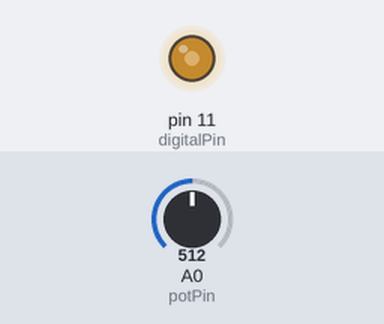
Bench run of a sketch on a simulated Arduino Uno, built with avr-gcc and run on an emulated ATmega328P. On the bench: output pins drawn as LEDs (lit = HIGH). The test bench sets the inputs (shaded band); at power-on: A0 (potPin) = 512.

Above: at 1.2 s.
1.3 s: A0 (potPin) set to 716
At 2.5 s:
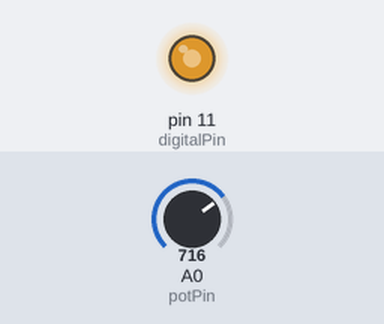
2.8 s: A0 (potPin) set to 900
At 3.9 s:
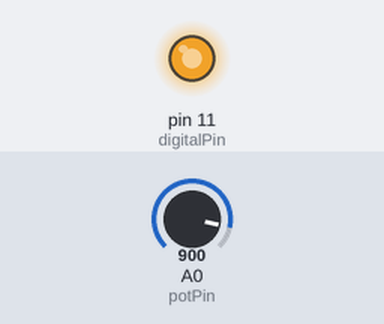
4.3 s: A0 (potPin) set to 245
At 5.2 s:
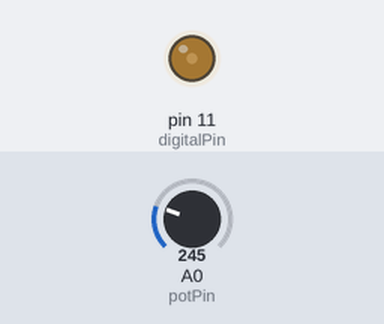
5.8 s: A0 (potPin) set to 0
At 6.5 s:
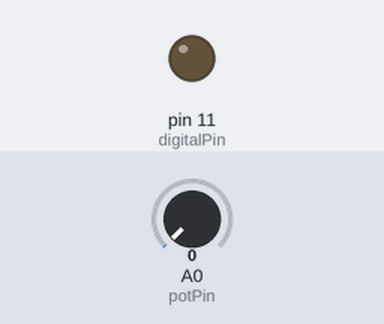
7.3 s: A0 (potPin) set to 511
At 7.8 s:
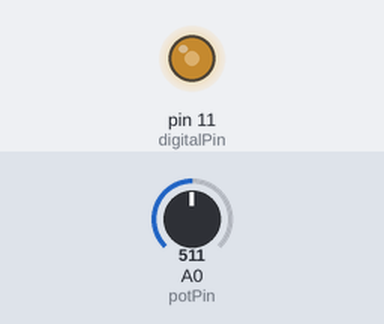
Timing chart, 0 to 9.8 s (numbered marks = the images above; inputs shaded):
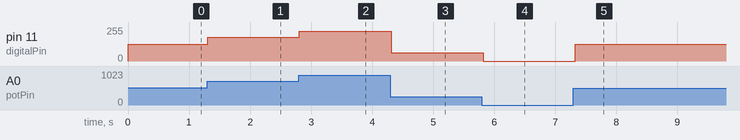

The sketch:

100125_ex02_dc_motor_potentiometer.ino
```cpp
int digitalPin = 11;
int potPin = A0;

int currentVal = 0;
int step = 5;

int minSpeed = 0;
int maxSpeed = 255;

void setup() {
  pinMode(digitalPin, INPUT);
  pinMode(potPin, INPUT);
}

void loop() {
  int potRawValue = map(analogRead(potPin), 0, 1023, minSpeed, maxSpeed);
  analogWrite(digitalPin, potRawValue);


  delay(50);

}
```

Measured:
- after the input at 1.3 s, pin 11 (digitalPin): 127/255 → 178/255 at once
- after the input at 2.8 s, pin 11 (digitalPin): 178/255 → 224/255 at once
- after the input at 4.3 s, pin 11 (digitalPin): 224/255 → 61/255 at once
- after the input at 5.8 s, pin 11 (digitalPin): 61/255 → 0/255 at once
- after the input at 7.3 s, pin 11 (digitalPin): 0/255 → 127/255 at once
